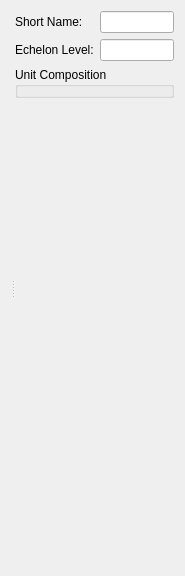
<?xml version="1.0" encoding="UTF-8"?>
<ui version="4.0">
 <class>Form</class>
 <widget class="QWidget" name="Form">
  <property name="geometry">
   <rect>
    <x>0</x>
    <y>0</y>
    <width>185</width>
    <height>576</height>
   </rect>
  </property>
  <property name="windowTitle">
   <string>Form</string>
  </property>
  <layout class="QVBoxLayout" name="verticalLayout_2">
   <item>
    <widget class="QSplitter" name="splitter_2">
     <property name="orientation">
      <enum>Qt::Horizontal</enum>
     </property>
     <widget class="QSplitter" name="splitter">
      <property name="midLineWidth">
       <number>0</number>
      </property>
      <property name="orientation">
       <enum>Qt::Horizontal</enum>
      </property>
      <widget class="QWidget" name="layoutWidget">
       <layout class="QVBoxLayout" name="verticalLayout_3">
        <property name="margin">
         <number>0</number>
        </property>
        <item>
         <widget class="QWidget" name="myGeneralCanvas" native="true">
          <property name="sizePolicy">
           <sizepolicy hsizetype="MinimumExpanding" vsizetype="Fixed">
            <horstretch>0</horstretch>
            <verstretch>0</verstretch>
           </sizepolicy>
          </property>
          <property name="element_type" stdset="0">
           <string notr="true">general_canvas</string>
          </property>
         </widget>
        </item>
        <item>
         <widget class="QWidget" name="myDisplayCanvas" native="true">
          <property name="sizePolicy">
           <sizepolicy hsizetype="MinimumExpanding" vsizetype="MinimumExpanding">
            <horstretch>0</horstretch>
            <verstretch>0</verstretch>
           </sizepolicy>
          </property>
          <property name="minimumSize">
           <size>
            <width>0</width>
            <height>0</height>
           </size>
          </property>
          <property name="element_type" stdset="0">
           <string notr="true">display_widget_canvas</string>
          </property>
         </widget>
        </item>
       </layout>
      </widget>
     </widget>
     <widget class="QWidget" name="layoutWidget">
      <layout class="QVBoxLayout" name="verticalLayout">
       <item>
        <layout class="QGridLayout" name="gridLayout">
         <item row="0" column="0">
          <widget class="QLabel" name="short_name_label">
           <property name="text">
            <string>Short Name:</string>
           </property>
          </widget>
         </item>
         <item row="0" column="1">
          <widget class="QLineEdit" name="short_name"/>
         </item>
         <item row="1" column="0">
          <widget class="QLabel" name="echelon_level_label">
           <property name="text">
            <string>Echelon Level:</string>
           </property>
          </widget>
         </item>
         <item row="1" column="1">
          <widget class="QLineEdit" name="echelon_level"/>
         </item>
        </layout>
       </item>
       <item>
        <widget class="QGroupBox" name="aggregate_composition_editor_group_box">
         <property name="title">
          <string>Unit Composition</string>
         </property>
         <layout class="QVBoxLayout" name="verticalLayout_4">
          <property name="margin">
           <number>2</number>
          </property>
          <item>
           <widget class="QWidget" name="aggregate_composition" native="true">
            <property name="can_edit_formation" stdset="0">
             <bool>true</bool>
            </property>
           </widget>
          </item>
          <item>
           <layout class="QVBoxLayout" name="verticalLayout_5"/>
          </item>
         </layout>
        </widget>
       </item>
       <item>
        <spacer name="verticalSpacer">
         <property name="orientation">
          <enum>Qt::Vertical</enum>
         </property>
         <property name="sizeHint" stdset="0">
          <size>
           <width>20</width>
           <height>40</height>
          </size>
         </property>
        </spacer>
       </item>
      </layout>
     </widget>
    </widget>
   </item>
  </layout>
 </widget>
 <resources/>
 <connections/>
</ui>
